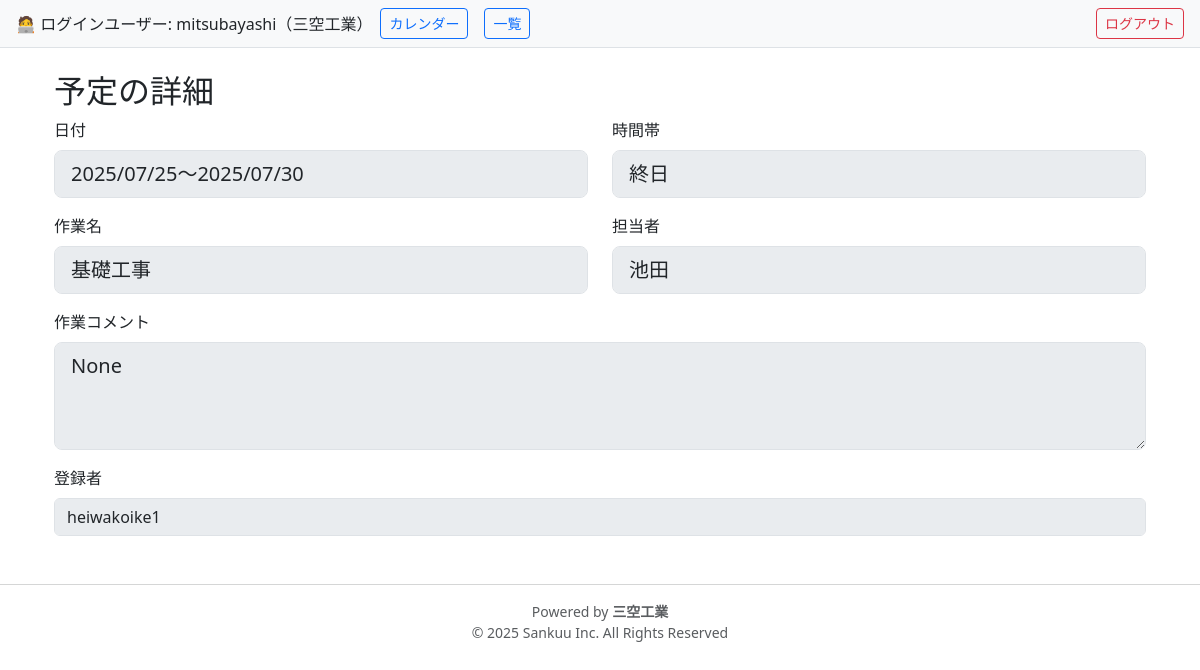
The page /schedules/2 (signed in) on the database its author committed.
### kouteihyo_app/models.py (models this page shows)
class User(db.Model, UserMixin):
    __tablename__ = 'users'
    id            = db.Column(db.Integer, primary_key=True)
    company_id    = db.Column(db.Integer, db.ForeignKey('companies.id'), nullable=False)
    display_name  = db.Column(db.String(100), nullable=False)
    email         = db.Column(db.String(120), unique=True, nullable=False)
    username      = db.Column(db.String(64), unique=True, nullable=False)   # ←追加済み！
    password_hash = db.Column(db.String(128), nullable=False)
    role          = db.Column(db.String(20), nullable=False)  # 'admin' or 'company'
    created_schedules = db.relationship(
        'Schedule',
        foreign_keys='Schedule.created_by',
        backref='creator',
        lazy=True
    )
    site_notes = db.relationship('SiteNote', backref='creator', lazy=True)
    date_notes = db.relationship('DateNote', backref='creator', lazy=True)

class Company(db.Model):
    __tablename__ = 'companies'
    id   = db.Column(db.Integer, primary_key=True)
    name = db.Column(db.String(100), unique=True, nullable=False)
    users     = db.relationship('User',     backref='company',  lazy=True)
    schedules = db.relationship('Schedule', backref='company', lazy=True)

class Schedule(db.Model):
    __tablename__ = 'schedules'
    id               = db.Column(db.Integer, primary_key=True)
    site_name        = db.Column(db.String(255), nullable=False)
    date             = db.Column(db.Date, nullable=False)
    end_date         = db.Column(db.Date, nullable=True)
    time_slot        = db.Column(db.String(10), nullable=False)
    task_name        = db.Column(db.String(100), nullable=False)
    person_in_charge = db.Column(db.String(100))
    comment          = db.Column(db.Text)
    client_person    = db.Column(db.String(100))
    client_comment   = db.Column(db.String(255))
    company_id = db.Column(db.Integer, db.ForeignKey('companies.id'), nullable=False)
    created_by = db.Column(db.Integer, db.ForeignKey('users.id'), nullable=False)
    updated_by = db.Column(db.Integer, db.ForeignKey('users.id'), nullable=True)

### kouteihyo_app/routes.py (the view, shortened to what this page needs)
@bp.route('/schedules/<int:id>', methods=['GET','POST'])
@login_required
def schedule_detail(id):
    schedule = Schedule.query.get_or_404(id)
    return render_template('schedule/detail.html', schedule=schedule)

### kouteihyo_app/__init__.py (called while the page is built)
@login_manager.user_loader
def load_user(user_id):
    return User.query.get(int(user_id))

### templates/schedule/detail.html (shortened to what this page needs)
{% extends 'base.html' %}
{% block content %}
<div class="container-fluid mt-4">
  <h2>予定の詳細</h2>
  <form method="POST">
    <div class="row">
      <div class="col-12 col-md-6 mb-3">
        <label class="form-label">日付</label>
        <input type="text"
               class="form-control form-control-lg"
               disabled
               value="{% if schedule.end_date %}{{ schedule.date.strftime('%Y/%m/%d') }}～{{ schedule.end_date.strftime('%Y/%m/%d') }}{% else %}{{ schedule.date.strftime('%Y/%m/%d') }}{% endif %}">
      </div>
      <div class="col-12 col-md-6 mb-3">
        <label class="form-label">時間帯</label>
        <select name="time_slot"
                class="form-control form-control-lg"
                {% if current_user.id != schedule.company_id and current_user.company_name != '菱輝金型工業' %}disabled{% endif %}>
          {% for slot in ['午前','午後','終日','夜'] %}
            <option value="{{ slot }}" {% if schedule.time_slot == slot %}selected{% endif %}>
              {{ slot }}
            </option>
          {% endfor %}
        </select>
      </div>
    </div>
    <div class="row">
      <div class="col-12 col-md-6 mb-3">
        <label class="form-label">作業名</label>
        <input type="text"
               name="task_name"
               class="form-control form-control-lg"
               value="{{ schedule.task_name }}"
               {% if current_user.id != schedule.company_id and current_user.company_name != '菱輝金型工業' %}disabled{% endif %}>
      </div>
      <div class="col-12 col-md-6 mb-3">
        <label class="form-label">担当者</label>
        <input type="text"
               name="person_in_charge"
               class="form-control form-control-lg"
               value="{{ schedule.person_in_charge }}"
               {% if current_user.id != schedule.company_id and current_user.company_name != '菱輝金型工業' %}disabled{% endif %}>
      </div>
    </div>
    <div class="mb-3">
      <label class="form-label">作業コメント</label>
      <textarea name="comment"
                class="form-control form-control-lg"
                rows="3"
                {% if current_user.id != schedule.company_id and current_user.company_name != '菱輝金型工業' %}disabled{% endif %}>{{ schedule.comment }}</textarea>
    </div>
    <div class="mb-3">
      <label class="form-label">登録者</label>
      <input type="text"
             class="form-control"
             disabled
             value="{{ schedule.creator.display_name }}">
    </div>
  </form>
</div>
{% endblock %}

### templates/base.html (shortened to what this page needs)
<!DOCTYPE html>
<html lang="ja">
<head>
  <link
    href="https://cdn.jsdelivr.net/npm/bootstrap@5.3.1/dist/css/bootstrap.min.css"
    rel="stylesheet"
  />
  <link
    href="https://cdn.jsdelivr.net/npm/fullcalendar@6.1.8/main.min.css"
    rel="stylesheet"
  />
</head>
<body>
  {% if current_user.is_authenticated %}
    <div class="d-flex justify-content-between align-items-center px-3 py-2 bg-light border-bottom">
      <div class="d-flex align-items-center">
        🧑‍💻 ログインユーザー: {{ current_user.display_name }}（{{ current_user.company.name }}）
        <a href="{{ url_for('main.schedule_calendar') }}" class="btn btn-outline-primary btn-sm mx-2">カレンダー</a>
        <a href="{{ url_for('main.schedule_list') }}"     class="btn btn-outline-primary btn-sm mx-2">一覧</a>
      </div>
      <a href="{{ url_for('main.logout') }}" class="btn btn-outline-danger btn-sm">ログアウト</a>
    </div>
  {% endif %}
  <div class="container mt-3">
    {% block content %}{% endblock %}
  </div>
  <footer class="text-center mt-5 mb-3 text-muted small">
    <hr />
    <div>Powered by <strong>三空工業</strong></div>
    <div>© 2025 Sankuu Inc. All Rights Reserved</div>
  </footer>
</body>
</html>

### rows shown on the page
User: display_name "mitsubayashi", comment "None"
Company: company.name "三空工業"
Schedule: end_date+date "2025/07/25～2025/07/30", time_slot "終日", task_name "基礎工事", person_in_charge "池田"
User: creator.display_name "heiwakoike1"
